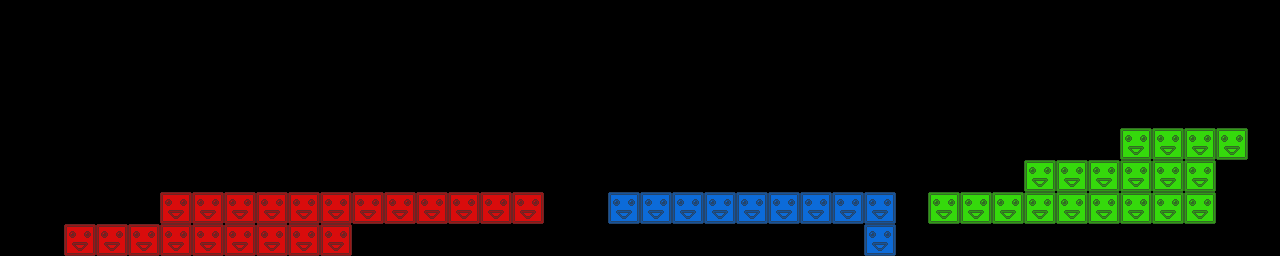

Below is a game level as drawn by its tile map, then a one-line description and the .tmx that defines it (tile-layer data replaced by summaries):
An orthogonal 40x8 tile map with 32x32 px tiles, 3 tile layers (Blue, Green, Red).

<map version="1.0" orientation="orthogonal" renderorder="right-down" width="40" height="8" tilewidth="32" tileheight="32" nextobjectid="15">
 <tileset firstgid="1" name="blocks" tilewidth="32" tileheight="32">
  <image source="blocks.png" width="96" height="32" />
 </tileset>
 <layer name="Blue" width="40" height="8">
  <data>[320 cells, 10 non-empty, 1 distinct tile ids]</data>
 </layer>
 <layer name="Green" width="40" height="8">
  <data>[320 cells, 19 non-empty, 1 distinct tile ids]</data>
 </layer>
 <layer name="Red" width="40" height="8">
  <data>[320 cells, 21 non-empty, 1 distinct tile ids]</data>
 </layer>
 <objectgroup name="Crystals" />
</map>
